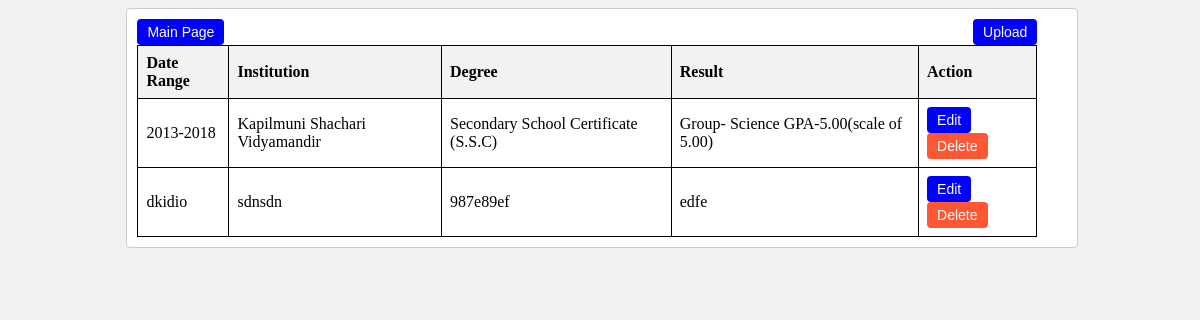
Page /About/time_edu.php on the committed database.
### tables this page shows
CREATE TABLE `education` (
  `id` int(11) NOT NULL,
  `date_range` varchar(100) DEFAULT NULL,
  `institution` varchar(100) DEFAULT NULL,
  `degree` varchar(100) DEFAULT NULL,
  `details` varchar(255) DEFAULT NULL
);

### About/time_edu.php (the view, shortened to what this page needs)
<?php require_once("config.php"); ?>
<!DOCTYPE html>
<html>
<head>
    <link rel="stylesheet" type="text/css" href="style.css">
</head>
<body>
<div class="container_display">
    <span style="float:right;"><a href="upload_edu.php"><button class="btn-primary">Upload</button></a></span>
    <span style="float:left;"><a href="../login/home.php"><button class="btn-primary">Main Page</button></a></span>
    <table>
        <tr>
            <th>Date Range</th>
            <th>Institution</th>
            <th>Degree</th>
            <th>Result</th>
            <th>Action</th>
        </tr>
        <?php
        $res = mysqli_query($db, "SELECT * FROM education");
        while($row = mysqli_fetch_array($res)) {
            echo '<tr>
                 <td>'.$row['date_range'].'</td>
                  <td>'.$row['institution'].'</td>
                  <td>'.$row['degree'].'</td>
                  <td>'.$row['details'].'</td>
                  <td>
                      <a href="edit_education.php?id='.$row['id'].'"><button class="btn-primary">Edit</button></a>
                      <a href="delete_education.php?id='.$row['id'].'" onClick="return confirm(\'Are you sure you want to delete this education?\')"><button class="btn-primary btn_del">Delete</button></a>
                   </td>
                </tr>';
        }
        ?>
    </table>
</div>
</body>
</html>

### About/style.css (style rules this page uses)
body { background-color: #f1f1f1; }
.btn-primary { padding: 6px 12px; font-size: 14px; font-weight: 400; cursor: pointer; border: 1px solid transparent; border-radius: 4px; background-color: #337ab7; color: #fff; }
.btn_del { background-color: #FF5733 !important; }
.container_display { margin-left: 10%; width: 900px ; background-color: #fff; padding: 10px; padding-right: 40px; border: 1px solid #ccc; border-radius: 4px; }
table { border-collapse: collapse; width: 100%; }
th, td { border: 1px solid black; padding: 8px; text-align: left; }
th { background-color: #f2f2f2; }
.btn-primary { background-color: blue; color: white; padding: 5px 10px; border: none; cursor: pointer; }
.btn_del { background-color: red; }

### rows in the picture
education: date_range "2013-2018", institution "Kapilmuni Shachari Vidyamandir", degree "Secondary School Certificate (S.S.C)", details "Group- Science GPA-5.00(scale of 5.00)"
education: date_range "dkidio", institution "sdnsdn", degree "987e89ef", details "edfe"
